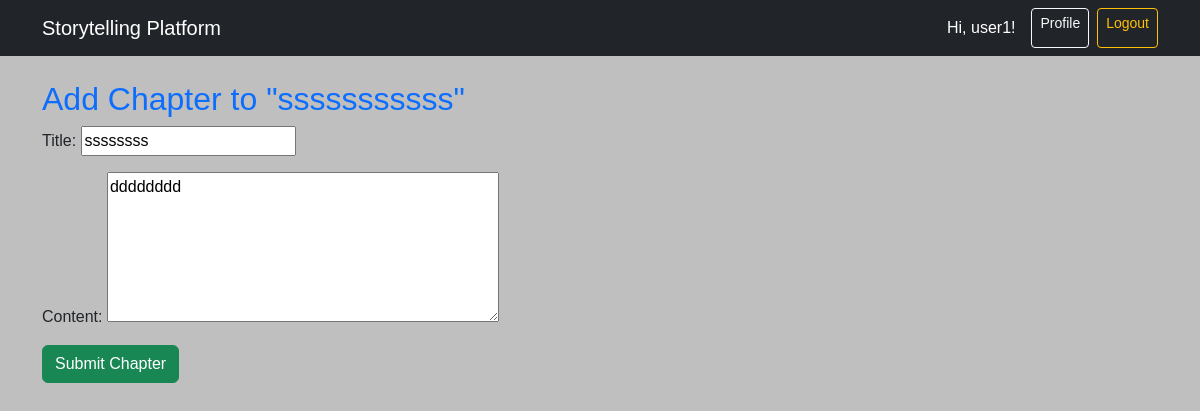
Page /chapter/17/edit/ (signed in) on the committed database.
### stories/models.py (models this page shows, shortened)
class Story(models.Model):
    title                = models.CharField(max_length=200)
    description          = models.TextField()
    author               = models.ForeignKey(User, on_delete=models.CASCADE)
    is_public            = models.BooleanField(default=True)
    allow_contributions  = models.BooleanField(default=True)
    created_on           = models.DateTimeField(auto_now_add=True)
    image                = models.ImageField(upload_to='stories/', blank=True, null=True)

class Chapter(models.Model):
    story       = models.ForeignKey(Story, on_delete=models.CASCADE,
                                    related_name="chapters")
    title       = models.CharField(max_length=200)
    content     = models.TextField()
    author      = models.ForeignKey(User, on_delete=models.CASCADE)
    parent      = models.ForeignKey(
        "self", on_delete=models.CASCADE,
        null=True, blank=True, related_name="children"
    )
    created_on  = models.DateTimeField(auto_now_add=True)

### stories/views.py (the view)
# urls.py: path('chapter/<int:chapter_id>/edit/', views.chapter_edit, name='chapter_edit'),
@login_required
def chapter_edit(request, chapter_id):
    chapter = get_object_or_404(Chapter, id=chapter_id)
    if request.user != chapter.author:
        return redirect('story_detail', story_id=chapter.story.id)
    if request.method == 'POST':
        form = ChapterForm(request.POST, instance=chapter)
        if form.is_valid():
            form.save()
            return redirect('story_detail', story_id=chapter.story.id)
    else:
        form = ChapterForm(instance=chapter)
    return render(request, 'stories/chapter_form.html', {
        'form': form,
        'story': chapter.story,
        'parent': chapter.parent,
    })

### stories/forms.py
class ChapterForm(forms.ModelForm):
    class Meta:
        model = Chapter
        fields = ['title', 'content']
        widgets = {
            'content': forms.Textarea(attrs={'rows': 6}),
        }

### templates/stories/chapter_form.html (shortened to what this page needs)
{% extends "base.html" %}
{% block content %}
<h2>Add Chapter to "{{ story.title }}"</h2>
<form method="post">
    {{ form.as_p }}
    <button type="submit" class="btn btn-success">Submit Chapter</button>
</form>
{% endblock %}

### templates/base.html (shortened to what this page needs)
{% load static %}
<!DOCTYPE html>
<html lang="en">
<head>
    <link href="https://cdn.jsdelivr.net/npm/bootstrap@5.3.3/dist/css/bootstrap.min.css" rel="stylesheet">
    <link rel="stylesheet" href="{% static 'css/style.css' %}">
</head>
<body>
    <nav class="navbar navbar-expand-lg navbar-dark bg-dark mb-4">
        <div class="container">
            <a class="navbar-brand" href="/">Storytelling Platform</a>
            <div class="d-flex ms-auto">
                {% if user.is_authenticated %}
                <span class="navbar-text text-white me-3">Hi, {{ user.username }}!</span>
                <a href="{% url 'profile' %}" class="btn btn-outline-light btn-sm me-2">Profile</a>
                <a href="{% url 'logout' %}" class="btn btn-outline-warning btn-sm">Logout</a>
                {% else %}
                <a href="{% url 'login' %}" class="btn btn-outline-light btn-sm me-2">Login</a>
                <a href="{% url 'register' %}" class="btn btn-success btn-sm">Register</a>
                {% endif %}
            </div>
        </div>
    </nav>
    <div class="container">
        {% block content %}
        {% endblock %}
    </div>
</body>
</html>

### static/css/style.css (style rules this page uses)
body { background: #bfbfbf; font-family: Arial, sans-serif; }
h2 { color: #0d6efd; }

### rows in the picture
Story: title "sssssssssss"
Chapter: title "ssssssss", content "dddddddd"

### other values in the picture
{{ user.username }} "user1"
